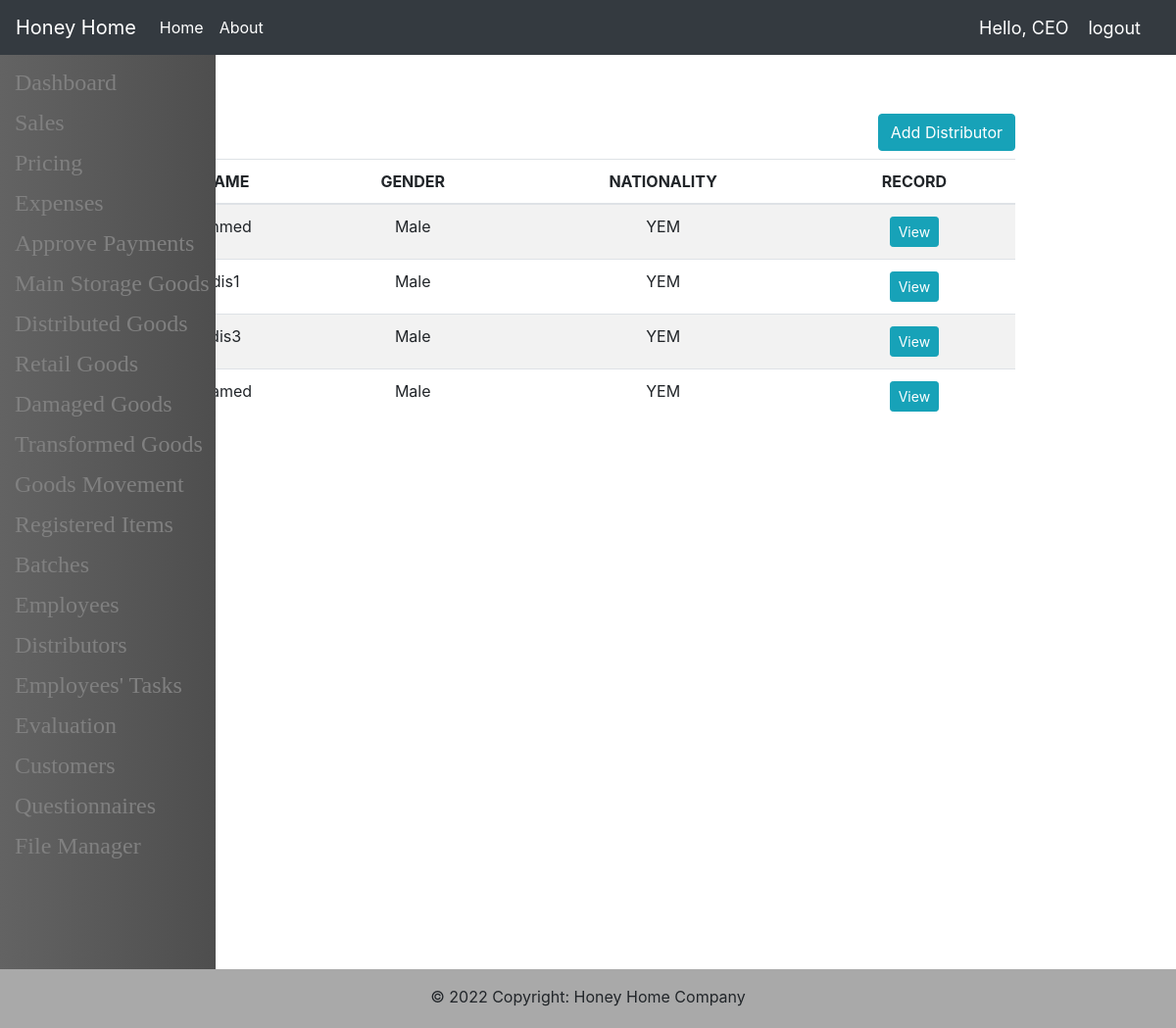
The page /HumanResources/Distributors/ (signed in) on the database its author committed.
### distributor/models.py (models this page shows, shortened)
class Distributor(models.Model):
    id = models.AutoField(primary_key=True)
    person = models.ForeignKey(
        Person, on_delete=models.SET_NULL, null=True, blank=True)
    account = models.ForeignKey(
        User, on_delete=models.SET_NULL, null=True, blank=True)
    stock = models.OneToOneField(
        Stock, on_delete=models.SET_NULL, null=True, blank=True)

### main/models.py (models this page shows, shortened)
class Person(models.Model):
    id = models.AutoField(primary_key=True)
    photo = models.ImageField(upload_to='photographs', null=True, blank=True)
    name = models.CharField(max_length=50)
    gender = models.CharField(max_length=10, choices=constant.CHOICES.GENDER,
                              null=True, blank=True)
    nationality = models.CharField(max_length=10, choices=constant.CHOICES.COUNTRY,
                                   null=True, blank=True)
    date_of_birth = models.DateField(null=True, blank=True)
    address = models.CharField(max_length=255, null=True, blank=True)
    contacting_email = models.CharField(max_length=50, null=True, blank=True)
    phone_number = models.CharField(max_length=20, null=True, blank=True)
    register_date = models.DateField(auto_now_add=True)

### human_resources/views.py (the view)
# urls.py: path('Distributors/', hr_views.DistributorsPage, name="DistributorsPage-CEO"),
def DistributorsPage(request):
    Distributors = Distributor.objects.all().order_by(Lower('person__name'))
    context = {'Distributors': Distributors, 'base': base(request),
               'EmployeeTasks': EmployeeTasks(request)}
    template = 'human_resources/distributors.html'
    return render(request, template, context)

### main/utils.py (called while the page is built)
def getRequesterRole(request) -> str:
    return request.user.groups.all()[0].name

def getUserBaseTemplate(request) -> str:
    Role: str = getRequesterRole(request)
    base: str = ''
    for i in Role.split(' '):
        base += i.lower()
        if Role.split(' ')[-1] != i:
            base += '_'
    base += '/base.html'
    return base

def getEmployeesTasks(request) -> QuerySet:
    employee = Employee.objects.get(account=request.user)
    Tasks = Task.objects.filter(~Q(status="Late-Submission") &
                                ~Q(status="On-Time"), employee=employee)
    return Tasks

### templates/human_resources/distributors.html (shortened to what this page needs)
{% extends base %}
{% block content %}
<div style="float: right;">
    <td><a id="button" class="btn btn-xs btn-info"
        href="{% if user.groups.all.0.name == "CEO" %}
              {% url 'AddDistributorPage-CEO' %}
              {% else %}
              {% url 'AddDistributorPage' %}
              {% endif %}">Add Distributor</a></td>
</div>
<h2>Distributors</h2>
<table style="text-align:center;" class="table table-striped">
    <thead>
        <tr>
            <th scope="col">NO.</th>
            <th scope="col">NAME</th>
            <th scope="col">GENDER</th>
            <th scope="col">NATIONALITY</th>
            <th scope="col">RECORD</th>
        </tr>
    </thead>
    <tbody>
        {% for distributor in Distributors %}
        <tr>
            <td>{{ forloop.counter }}</td>
            <td>{{ distributor.person.name }}</td>
            <td>{{ distributor.person.gender }}</td>
            <td>{{ distributor.person.nationality }}</td>
            <td><a class="btn btn-sm btn-info"
                href="{% if user.groups.all.0.name == "CEO" %}
                      {% url 'DistributorPage-CEO' distributor.id %}
                      {% else %}
                      {% url 'DistributorPage' distributor.id %}
                      {% endif %}">View</a></td>
        </tr>
        {% endfor %}
    </tbody>
</table>
{% endblock %}

### templates/navbar.html (shortened to what this page needs)
<nav class="navbar navbar-expand-lg navbar-dark bg-dark">
  <a class="navbar-brand">Honey Home</a>
  <div class="collapse navbar-collapse" id="navbarNavAltMarkup">
    <div class="navbar-nav">
      <a class="nav-item nav-link active" href="{% url 'Index' %}">Home</a>
      <a class="nav-item nav-link active" href="{% url 'About' %}">About</a>
    </div>
  </div>
  {% if request.user.is_authenticated %}
    <span class='hellomessage'>Hello, {{request.user}}</span>
    <span ><a class='logout' href="{% url 'Logout' %}">logout</a></span>
  {% endif %}
</nav>

### templates/navbar.html (style rules this page uses)
.hellomessage, .logout { color: #fff; text-align: left; font-size: 18px; margin-right: 20px; text-decoration: none; }

### rows shown on the page
Distributor: person.name "Ahmed", person.gender "Male", person.nationality "YEM"
Distributor: person.name "dis1", person.gender "Male", person.nationality "YEM"
Distributor: person.name "dis3", person.gender "Male", person.nationality "YEM"
Distributor: person.name "Hamed", person.gender "Male", person.nationality "YEM"

### other values the page prints
{{ request.user }} "CEO"
